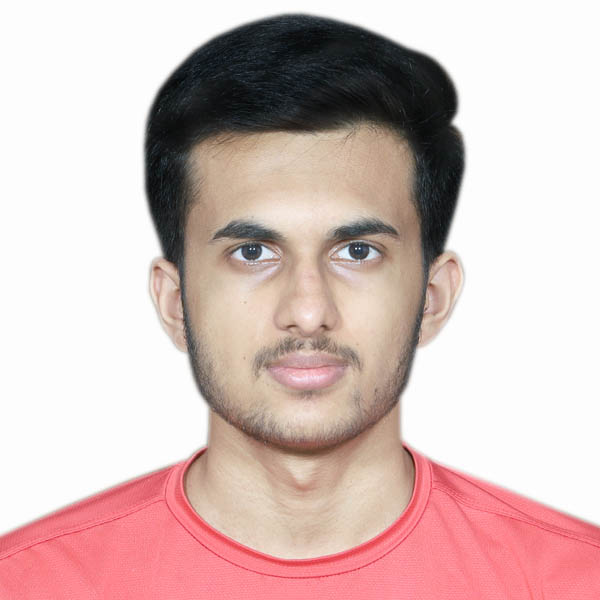
%> input picture Sem 5/IVP/Assignments/Asgn5/VATSALBHUVA.jpeg, 600 x 600 px
$ octave IIT2022004_A2_3.m   (GNU Octave 9; MATLAB toolbox functions it lacks are replaced by stand-ins)
%> lines starting %> are read from the running program, lines starting %| are printed output that depends on the picture
img = imread('VATSALBHUVA.jpeg');
%> img is the input picture: size 600x600x3 uint8; mean R, G, B 212.4, 188.5, 185.7


if size(img, 3) == 3
    gray_img = rgb2gray(img);
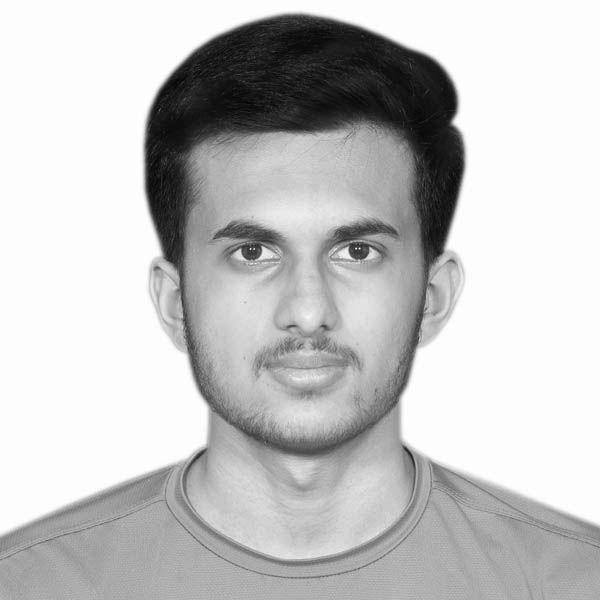
%> gray_img: size 600x600 uint8; min 4, max 255, mean 195.3
else

    gray_img = img;
end


image_matrix = double(gray_img);


figure;
subplot(2,2,1);
image(image_matrix);
colormap(gray(256));
colorbar;
title('Original Grayscale Image');


transposed_img = image_matrix';
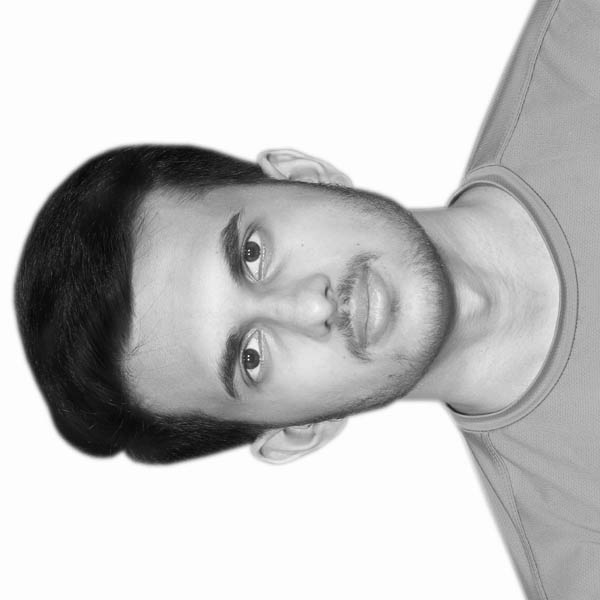
%> transposed_img: size 600x600 double; min 4, max 255, mean 195.3; mean of the top-left, top-right, bottom-left and bottom-right quarters 188.7, 204.8, 185.1, 202.7


subplot(2,2,2);
image(transposed_img);
colormap(gray(256));
colorbar;
title('Transposed Image');

% Flip the image vertically
flipped_vertical_img = flipud(image_matrix);
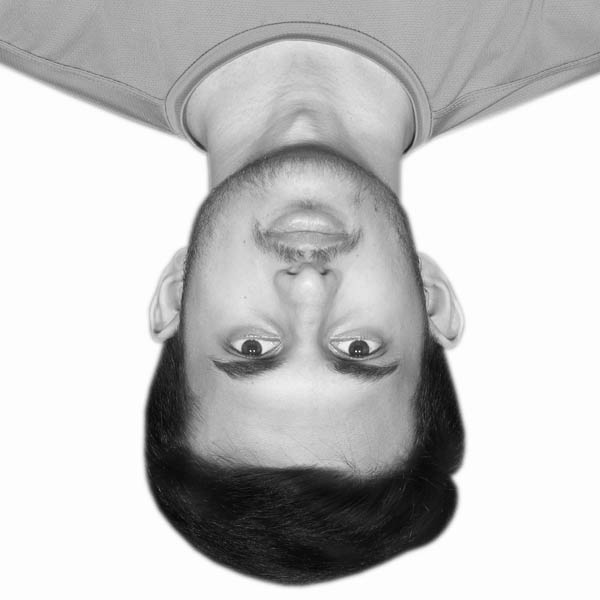
%> flipped_vertical_img: size 600x600 double; min 4, max 255, mean 195.3; mean of the top-left, top-right, bottom-left and bottom-right quarters 204.8, 202.7, 188.7, 185.1

% Display the flipped vertically image
subplot(2,2,3);
image(flipped_vertical_img);
colormap(gray(256));
colorbar;
title('Flipped Vertically');

% Flip the image horizontally
flipped_horizontal_img = fliplr(image_matrix);
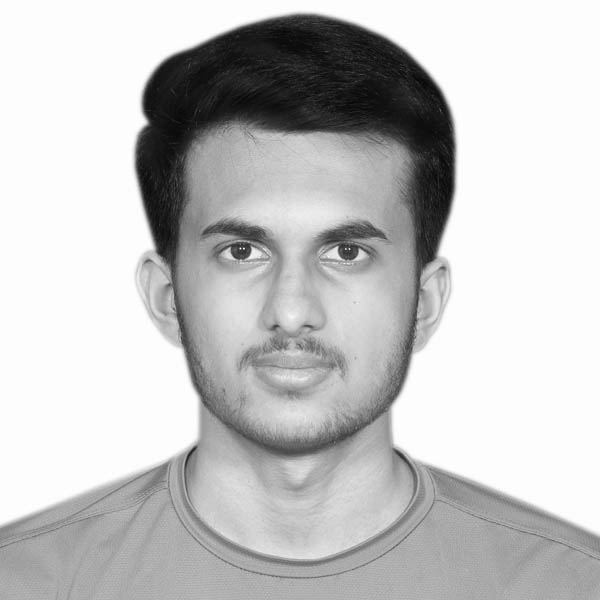
%> flipped_horizontal_img: size 600x600 double; min 4, max 255, mean 195.3; mean of the top-left, top-right, bottom-left and bottom-right quarters 185.1, 188.7, 202.7, 204.8

% Display the flipped horizontally image
subplot(2,2,4);
image(flipped_horizontal_img);
colormap(gray(256));
colorbar;
title('Flipped Horizontally');

% Flip diagonally (transpose + flip horizontally)
flipped_diagonal_img = fliplr(transposed_img);
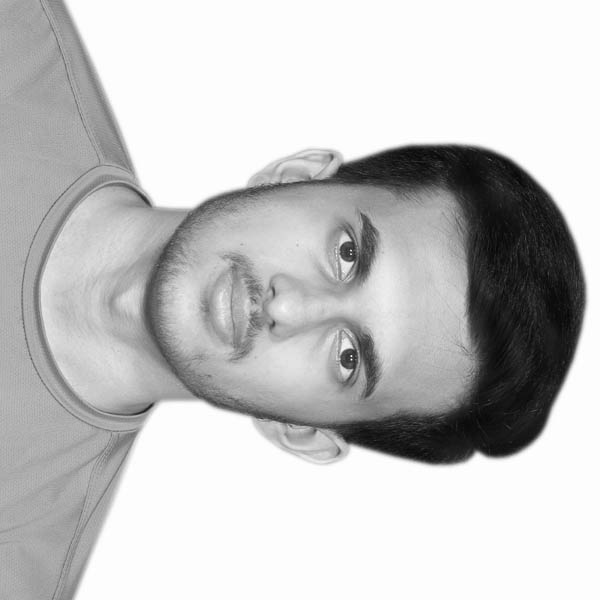
%> flipped_diagonal_img: size 600x600 double; min 4, max 255, mean 195.3; mean of the top-left, top-right, bottom-left and bottom-right quarters 204.8, 188.7, 202.7, 185.1
